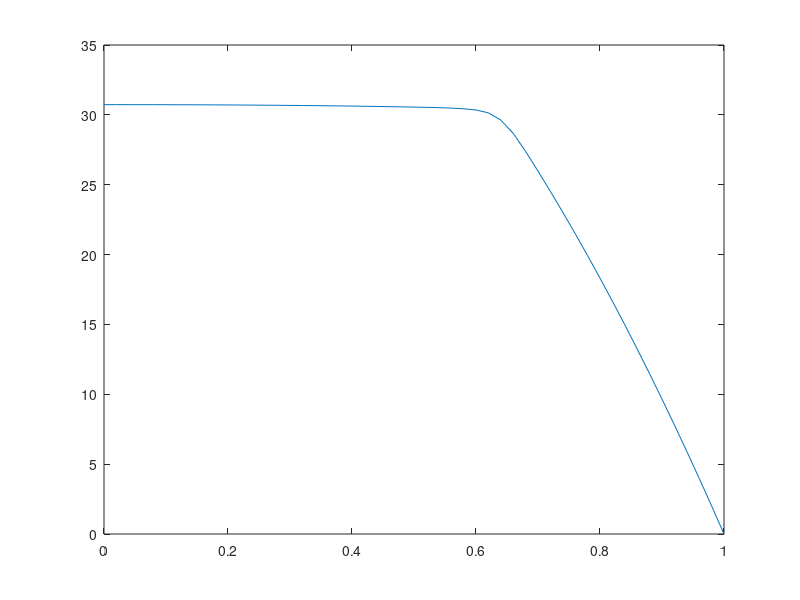

This chart was generated by the following MATLAB code:
clf;
clear;
% Model parameters
% From paper
n = 20;  % Power law index
H_min = 0.0;  % Minimum hematocrit
H_t = 0.25;  % Tube hematorcrit
% Arbitrary
R1 = 25.0;  % Vessel radius
R2 = 0.7 * R1;  % RBC core radius
lambda = R2 / R1;  % Core thickness
h = 0.2 * R1;  % Minimum gap width
delta = h / R1;  % Dimensionless peripheral layer thickness
d = 0.0 * R1;  % Distance between two centers
epsilon = d / R1;  % Eccentricity

% Only axisymmetric
H_max = H_min + (H_t - H_min) * (n + 1) * (n + 2) / (n - 1) / (n - 2) /...
    lambda ^ 2;

if epsilon > 1 - lambda, error('Eccentricity too high'); end

nn = 101;  % Number of nodes in each direction
grid_vector = linspace(-1, 1, nn);  % -1 and 1 are normalized values
[x, z] = meshgrid(grid_vector);
r = sqrt(x.^2 + z.^2);  % Radial coordinates
H = ones(nn, nn) .* H_min;  % Hematrocrit distribution

for ii = 1 : nn
  for jj = 1 : nn
    if r(ii, jj) ~= 0
      rho = sqrt(epsilon^2 + r(ii, jj)^2 + 2 * r(ii, jj) * epsilon *...
          z(ii, jj) / r(ii, jj));
    else
      rho = sqrt(epsilon^2 + r(ii, jj)^2);
    end
    %% Non-Axisymmetric hematocrit distribution
    if rho < lambda
      rl = rho / lambda;  % For convenience
      H(ii, jj) = H_max - (H_max - H_min) * (0.5 * n * (n - 1) * rl^(n - 2) -...
          n * (n - 2) * rl^(n - 1) + 0.5 * (n - 1) * (n - 2) * rl^n);
    end
    %% Axisymmetric hematocrit distribution
    % if r(ii, jj) < 1 - delta
    %   H(ii, jj) = H_max - (H_max - H_min) * (0.5 * n * (n - 1) * (r(ii, jj) /...
    %   lambda)^(n - 2) - n * (n - 2) * (r(ii, jj) / lambda)^(n - 1) + 0.5 *...
    %   (n - 1) * (n - 2) * (r(ii, jj) / lambda) ^ n);
    % end
  end
end

% Parameters for RK4
fmin = 0;
fmax = 5000;
tau_wm = 1.4;  % dyne / cm^2, Characteristic wall shear stress
mu_p = 1.3;
% P_g = 2 * tau_wm * 1e-5 * 1e8 / R1;
P_g = 4;
I_e = 1.0;  % *
gamma_s = 1.0;  % *
% Model
k_0 = 0.275363 + 2 ./ (0.100158 + H);
k_inf = exp(1.3435 + H .* (-2.803 + H .* (2.711 - 0.6479 .* H)));
gamma_c = exp(-6.1508 + H .* (27.923 + H .* (-25.6 + 3.697 .* H)));

k = (k_0 + k_inf .* sqrt(I_e ./ gamma_c)) ./ (1 + sqrt(I_e ./ gamma_c));  % *
mu = mu_p ./ (1 - 0.5 .* k .* H) .^ 2;  % *
tau_w = 8 .* mu .* gamma_s;  % *
mu_inf = mu_p ./ (1 - 0.5 .* k_inf .* H) .^ 2;
mu_inf_m = max(max(mu_inf));
Lambda = gamma_c .* ((1 - 0.5 .* k_0 .* H) ./ (1 - 0.5 .* k_inf .* H)) .^ 2;
tau_0 = mu_p .* gamma_c .* (0.5 .* H .* (k_0 - k_inf)) .^ 2 ./ (1 - 0.5 .*...
    k_inf .* H) .^ 4;
alpha = (sqrt(tau_0) + sqrt(mu_inf .* Lambda)) ./ sqrt(lambda .* tau_w);
q = (sqrt(tau_0) - sqrt(mu_inf .* Lambda)) ./ (sqrt(tau_0) + sqrt(mu_inf .*...
    Lambda));
C_r = sqrt(r - 2 .* alpha .* q .* sqrt(r) + alpha .^ 2);
% Arbitrary
h = 0.02;
R = 0 : h : 1;
incr = 1;
v = zeros(1, numel(R));
% for ii = numel(R) - 1 : -1 : 1
%   x_i = 51;
%   z_i = x_i + ii;
%   % Reverse sign when going from R1 to 0
%   mu_inf_i = mu_inf(z_i, x_i);
%   r_i = r(z_i, x_i);
%   alpha_i = alpha(z_i, x_i);
%   q_i = q(z_i, x_i);
%   C_r_i = C_r(z_i, x_i);
%   dvdr = @(r_i, x) P_g * R1 / 4 / mu_inf_i * (r_i - alpha_i * (1 + q_i) *...
%       sqrt(r_i) + alpha_i^2 + (sqrt(r_i) - alpha_i) * C_r_i);
%   k1 = h * dvdr(R(ii + incr), v(ii + incr));
%   k2 = h * dvdr(R(ii + incr) + h / 2, v(ii + incr) + k1 / 2);
%   k3 = h * dvdr(R(ii + incr) + h / 2, v(ii + incr) + k2 / 2);
%   k4 = h * dvdr(R(ii + incr) + h, v(ii + incr) + k3);
%   v(ii) = v(ii + incr) + (k1 + 2 * k2 + 2 * k3 + k4) / 6;
% end
for ii = numel(R) - 1 : -1 : 1
  x_i = 51;
  z_i = x_i + ii;
  % Model Parameters
  k_0_i = k_0(z_i, x_i);
  k_inf_i = k_inf(z_i, x_i);
  gamma_c_i = gamma_c(z_i, x_i);
  H_i = H(z_i, x_i);
  tau_0_i = tau_0(z_i, x_i);
  mu_inf_i = mu_inf(z_i, x_i);
  Lambda_i = Lambda(z_i, x_i);
  q_i = q(z_i, x_i);
  r_i = r(z_i, x_i);
  k = @(I_e) (k_0_i + k_inf_i * sqrt(I_e / gamma_c_i)) / (1 + sqrt(I_e /...
      gamma_c_i));  % *
  mu = @(I_e) mu_p / (1 - 0.5 * k(I_e) * H_i) ^ 2 / mu_inf_m;  % *
  tau_w = @(I_e) 8 * mu(I_e) * gamma_s;  % *
  alpha_i = @(I_e) (sqrt(tau_0_i) + sqrt(mu_inf_i * Lambda_i)) /...
      sqrt(lambda * tau_w(I_e));
  C_r_i = @(I_e) sqrt(r_i - 2 * alpha_i(I_e) * q_i * sqrt(r_i) +...
      alpha_i(I_e) ^ 2);
  % Reverse sign when going from R1 to 0
  r_i = r(z_i, x_i);
  dvdr = @(r_i, x) P_g * R1 / 4 / mu_inf_i * (r_i - alpha_i * (1 + q_i) *...
      sqrt(r_i) + alpha_i^2 + (sqrt(r_i) - alpha_i) * C_r_i);
  r1 = R(ii + incr);
  r2 = R(ii + incr) + h / 2;
  r3 = R(ii + incr) + h / 2;
  r4 = R(ii + incr) + h;
  dvdr1 = @(I_e) P_g * R1 / 4 / mu_inf_i * (r1 - alpha_i(I_e) * (1 + q_i) *...
      sqrt(r1) + alpha_i(I_e)^2 + (sqrt(r1) - alpha_i(I_e)) * C_r_i(I_e)) - I_e;
  dvdr2 = @(I_e) P_g * R1 / 4 / mu_inf_i * (r2 - alpha_i(I_e) * (1 + q_i) *...
      sqrt(r2) + alpha_i(I_e)^2 + (sqrt(r2) - alpha_i(I_e)) * C_r_i(I_e)) - I_e;
  dvdr3 = @(I_e) P_g * R1 / 4 / mu_inf_i * (r3 - alpha_i(I_e) * (1 + q_i) *...
      sqrt(r3) + alpha_i(I_e)^2 + (sqrt(r3) - alpha_i(I_e)) * C_r_i(I_e)) - I_e;
  dvdr4 = @(I_e) P_g * R1 / 4 / mu_inf_i * (r4 - alpha_i(I_e) * (1 + q_i) *...
      sqrt(r4) + alpha_i(I_e)^2 + (sqrt(r4) - alpha_i(I_e)) * C_r_i(I_e)) - I_e;
  k1 = h * fzero(dvdr1, [fmin fmax]);
  k2 = h * fzero(dvdr2, [fmin fmax]);
  k3 = h * fzero(dvdr3, [fmin fmax]);
  k4 = h * fzero(dvdr4, [fmin fmax]);
  % k1 = h * dvdr(R(ii + incr), v(ii + incr));
  % k2 = h * dvdr(R(ii + incr) + h / 2, v(ii + incr) + k1 / 2);
  % k3 = h * dvdr(R(ii + incr) + h / 2, v(ii + incr) + k2 / 2);
  % k4 = h * dvdr(R(ii + incr) + h, v(ii + incr) + k3);
  v(ii) = v(ii + incr) + (k1 + 2 * k2 + 2 * k3 + k4) / 6;
end

plot(R, v * tau_wm * R1 / 2 / mu_inf_m);

% mesh(x, z, H);
% xlabel('x');
% ylabel('z');
% zlabel('H');
% zlim([0 0.8]);
